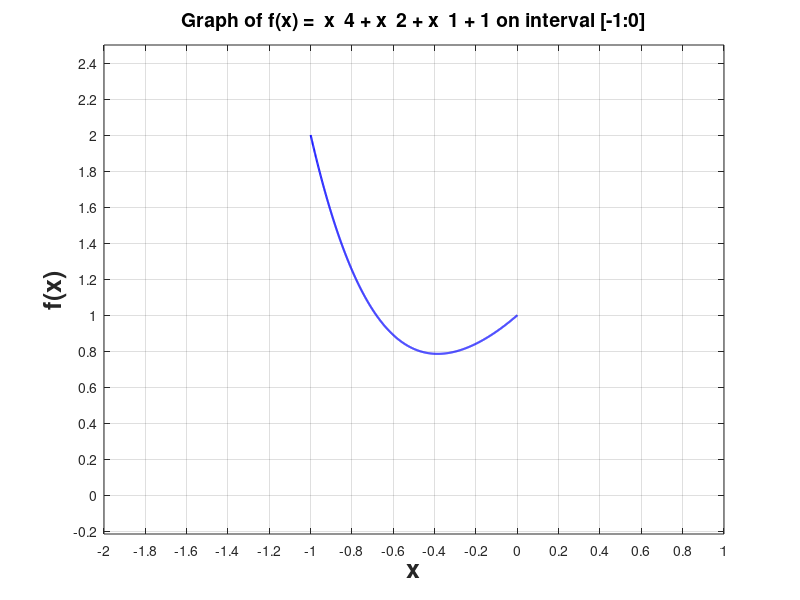

This chart was generated by the following MATLAB code: (Note: this script raises an error after producing the figure.)
clc;
clear;

global DERIVATIVE_TYPE_DIFF;
global DERIVATIVE_TYPE_LEFT;
global DERIVATIVE_TYPE_RIGHT;
global DERIVATIVE_TYPE_CENTRAL;
global derivative_type;
global ddf;
global df;

global DERIVATIVE_PRECISION;
global FIRST_DERIVATIVE_COST;
global SECOND_DERIVATIVE_COST;

DERIVATIVE_TYPE_DIFF    = 0;
DERIVATIVE_TYPE_LEFT    = 1;
DERIVATIVE_TYPE_RIGHT   = 2;
DERIVATIVE_TYPE_CENTRAL = 3;

derivative_type = DERIVATIVE_TYPE_CENTRAL;

if derivative_type == DERIVATIVE_TYPE_DIFF
    FIRST_DERIVATIVE_COST = 1;
    SECOND_DERIVATIVE_COST = 1;
else
    FIRST_DERIVATIVE_COST = 2;
    SECOND_DERIVATIVE_COST = 3;
end

function [derivative_val] = calculate_left_derivative(f, x, h)
    derivative_val = (f(x) - f(x - h)) / h;
end

function [derivative_val] = calculate_right_derivative(f, x, h)
    derivative_val = (f(x + h) - f(x)) / h;
end

function [derivative_val] = calculate_central_derivative(f, x, h)
    derivative_val = (f(x + h) - f(x - h)) / (h * 2);
end

function [derivative_val] = calculate_second_derivative(f, x, h)
    derivative_val = (f(x + h) - (2*f(x)) + f(x - h)) / h^2;
end

function [derivative_val] = first_derivative(func, arg)
    global DERIVATIVE_TYPE_DIFF;
    global DERIVATIVE_TYPE_LEFT;
    global DERIVATIVE_TYPE_RIGHT;
    global DERIVATIVE_TYPE_CENTRAL;
    global derivative_type;
    global DERIVATIVE_PRECISION;
    global df;
    switch derivative_type
        case DERIVATIVE_TYPE_DIFF
            derivative_val = double(df(arg));
        case DERIVATIVE_TYPE_LEFT
            derivative_val = calculate_left_derivative(func, arg, DERIVATIVE_PRECISION);
        case DERIVATIVE_TYPE_RIGHT
            derivative_val = calculate_right_derivative(func, arg, DERIVATIVE_PRECISION);
        case DERIVATIVE_TYPE_CENTRAL
            derivative_val = calculate_central_derivative(func, arg, DERIVATIVE_PRECISION);
    end
end

function [derivative_val] = second_derivative(func, arg)
    global DERIVATIVE_TYPE_DIFF;
    global DERIVATIVE_TYPE_LEFT;
    global DERIVATIVE_TYPE_RIGHT;
    global DERIVATIVE_TYPE_CENTRAL;
    global derivative_type;
    global DERIVATIVE_PRECISION;
    global ddf;
    switch derivative_type
        case DERIVATIVE_TYPE_DIFF
            derivative_val = double(ddf(arg));
        case DERIVATIVE_TYPE_LEFT
            derivative_val = calculate_second_derivative(func, arg, DERIVATIVE_PRECISION);
        case DERIVATIVE_TYPE_RIGHT
            derivative_val = calculate_second_derivative(func, arg, DERIVATIVE_PRECISION);
        case DERIVATIVE_TYPE_CENTRAL
            derivative_val = calculate_second_derivative(func, arg, DERIVATIVE_PRECISION);
    end
end

function L = get_lipschitz_const(f, start, stop, precision)
    global df;
    func = @(x) -abs(df(x));
    [xL, L] = bruteforce(func, start, stop, precision);
end

function [xmin, fmin, func_calculations] = bruteforce(f, start, stop, precision)
    n = ceil((stop - start)/precision);
    arg = linspace(start, stop, n);
    y = f(arg);
    func_calculations = n;
    [fmin, ind] = min(y);
    xmin = arg(ind);
end

function [xmin, fmin, func_calculations] = digitwise(f, start, stop, precision, k)
    func_calculations = 0;
    delta = 1;
    x = start;
    direction = 1;
    yprev = 0;
    while delta > precision
        delta = delta / k;
        yprev = f(start);
        func_calculations = func_calculations + 1;
        x = x + delta*direction;
        y = f(x);
        func_calculations = func_calculations + 1;
        while y < yprev
            yprev = y;
            xprev = x;
            x = x + delta*direction;
            y = f(x);
            func_calculations = func_calculations + 1;
        end
        direction = direction * -1;
    end
    fmin = yprev;
    xmin = xprev;
end

function [xmin, fmin, func_calculations] = dichotomy(f, start, stop, target_precision)
    func_calculations = 0;
    d = 0.2*target_precision;
    achieved_precision = (stop - start) / 2;
    while achieved_precision > target_precision
        x1 = (start + stop - d) / 2;
        x2 = (start + stop + d) / 2;
        y1 = f(x1);
        y2 = f(x2);
        func_calculations = func_calculations + 2;
        if y1 <= y2
            stop = x2;
        else
            start = x1;
        end
        achieved_precision = (stop - start) / 2;
    end
    xmin = (stop + start) / 2;
    fmin = f(xmin);
    func_calculations = func_calculations + 1;
end

function [xmin, fmin, func_calculations] = goldenratio(f, start, stop, target_precision)
    tau = (sqrt(5) - 1) / 2;
    x1 = start + (1 - tau) * (stop - start);
    x2 = start + tau * (stop - start);
    y1 = f(x1);
    y2 = f(x2);
    func_calculations = 2;
    n = 0;
    achieved_precision = (stop - start) / 2 * tau^n;
    while achieved_precision > target_precision
        if y1 <= y2
            stop = x2;
            x2 = x1;
            x1 = start + stop - x2;
            y2 = y1;
            y1 = f(x1);
            func_calculations = func_calculations + 1;
        else
            start = x1;
            x1 = x2;
            x2 = start + stop - x1;
            y1 = y2;
            y2 = f(x2);
            func_calculations = func_calculations + 1;
        end
        n = n + 1;
        achieved_precision = achieved_precision * tau;
    end
    xmin = (x1 + x2) / 2;
    fmin = f(xmin);
    func_calculations = func_calculations + 1;
end

function [xmin, fmin, func_calculations] = parabolic(f, start, stop, target_precision)
    x1 = start;
    x2 = (start + stop) / 2;
    x3 = stop;
    f1 = f(x1);
    f2 = f(x2);
    f3 = f(x3);
    func_calculations = 3;
    while ~((f1 >= f2) && (f2 <= f3))
        if f1 > f3
            x2 = (x2 + x3) / 2;
        else
            x2 = (x1 + x2) / 2;
        end
        f2 = f(x2);
        func_calculations = func_calculations + 1;
    end
    xmin = x2;
    delta = target_precision + 1;

    while delta > target_precision
        a0 = f1;
        a1 = (f2 - f1)/(x2 - x1);
        a2 = 1/(x3 - x2) * (((f3-f1)/(x3-x1))-((f2-f1)/(x2-x1)));
        xminprev = xmin;
        xmin = 1/2*(x1 + x2 - a1/a2);
        fmin = f(xmin);
        func_calculations = func_calculations + 1;

        if xmin < x2
            if fmin >= f2
                x1 = xmin;
                f1 = fmin;
            else
                x1 = x2;
                f1 = f2;
                x2 = xmin;
                f2 = fmin;
            end
        else
            if fmin >= f2
                x3 = xmin;
                f3 = fmin;
            else
                x1 = x2;
                f1 = f2;
                x2 = xmin;
                f2 = fmin;
            end
        end
        delta = abs(xminprev - xmin);
    end
end

function [xmin, fmin, func_calculations] = middlepoint(func, start, stop, target_precision)
    global FIRST_DERIVATIVE_COST;
    func_calculations = 0;
    xmin = (stop + start) / 2;
    dfmin = first_derivative(func, xmin);
    func_calculations = func_calculations + FIRST_DERIVATIVE_COST;
    while abs(dfmin) > target_precision
        if dfmin > 0
            stop = xmin;
        else
            start = xmin;
        end
        xmin = (start + stop) / 2;
        dfmin = first_derivative(func, xmin);
        func_calculations = func_calculations + FIRST_DERIVATIVE_COST;
    end
    fmin = func(xmin);
    func_calculations = func_calculations + 1;
end

function [xmin, fmin, func_calculations] = chord(func, start, stop, target_precision)
    global FIRST_DERIVATIVE_COST;
    func_calculations = 0;
    dfa = first_derivative(func, start);
    dfb = first_derivative(func, stop);
    xmin = start - (dfa / (dfa - dfb)) * (start - stop);
    dfmin = first_derivative(func, xmin);
    func_calculations = func_calculations + FIRST_DERIVATIVE_COST * 3;
    while abs(dfmin) > target_precision
        if dfmin > 0
            stop = xmin;
            dfb = dfmin;
        else
            start = xmin;
            dfa = dfmin;
        end
        xmin = start - (dfa / (dfa - dfb)) * (start - stop);
        dfmin = first_derivative(func, xmin);
        func_calculations = func_calculations + FIRST_DERIVATIVE_COST;
    end
    fmin = func(xmin);
    func_calculations = func_calculations + 1;
end

function [xmin, fmin, func_calculations] = Newton(func, start, target_precision)
    global FIRST_DERIVATIVE_COST;
    global SECOND_DERIVATIVE_COST;
    func_calculations = 0;
    xmin = start;
    dfmin = first_derivative(func, xmin);
    ddfmin = second_derivative(func, xmin);
    func_calculations = func_calculations + FIRST_DERIVATIVE_COST + SECOND_DERIVATIVE_COST;
    step = abs(dfmin/ddfmin);
    while abs(dfmin) > target_precision
        xmin = xmin - dfmin/ddfmin;
        prevstep = step;
        step = abs(dfmin/ddfmin);
        if (step - prevstep) > 0
            xmin = Inf;
            break
        end 
        dfmin = first_derivative(func, xmin);
        ddfmin = second_derivative(func, xmin);
        func_calculations = func_calculations + FIRST_DERIVATIVE_COST + SECOND_DERIVATIVE_COST;
    end
    fmin = func(xmin);
    func_calculations = func_calculations + 1;
end

function [xmin, fmin, func_calculations] = Newton_Raphson(func, start, target_precision)
    global FIRST_DERIVATIVE_COST;
    global SECOND_DERIVATIVE_COST;
    func_calculations = 0;
    xmin = start;
    dfmin = first_derivative(func, xmin);
    ddfmin = second_derivative(func, xmin);
    func_calculations = func_calculations + FIRST_DERIVATIVE_COST + SECOND_DERIVATIVE_COST;
    step = abs(dfmin/ddfmin);
    while abs(dfmin) > target_precision
        xrude = xmin - dfmin/ddfmin;
        dfxrude = first_derivative(func, xrude);
        func_calculations = func_calculations + FIRST_DERIVATIVE_COST;
        tau = dfmin^2 / (dfmin^2 + dfxrude^2);
        xmin = xmin - dfmin/ddfmin * tau;
        prevstep = step;
        step = abs(dfmin/ddfmin);
        if (step - prevstep) > 0
            xmin = Inf;
            break
        end 
        dfmin = first_derivative(func, xmin);
        ddfmin = second_derivative(func, xmin);
        func_calculations = func_calculations + FIRST_DERIVATIVE_COST + SECOND_DERIVATIVE_COST;
    end
    fmin = func(xmin);
    func_calculations = func_calculations + 1;
end

function [xmin, fmin, func_calculations] = Marquardt(func, start, target_precision)
    global FIRST_DERIVATIVE_COST;
    global SECOND_DERIVATIVE_COST;
    func_calculations = 0;
    xmin = start;
    dfmin = first_derivative(func, xmin);
    ddfmin = second_derivative(func, xmin);
    func_calculations = func_calculations + FIRST_DERIVATIVE_COST + SECOND_DERIVATIVE_COST;
    step = abs(dfmin/ddfmin);
    mu = ddfmin * 10;
    fx = func(xmin);
    func_calculations = func_calculations + 1;
    while abs(dfmin) > target_precision
        xmin = xmin - dfmin/(ddfmin + mu);
        fxnew = func(xmin);
        func_calculations = func_calculations + 1;
        if fx > fxnew
            mu = mu / 2;
        else
            mu = mu * 2;
        end
        fx = fxnew;
        prevstep = step;
        step = abs(dfmin/ddfmin);
        if (step - prevstep) > 0
            xmin = Inf;
            break
        end 
        dfmin = first_derivative(func, xmin);
        ddfmin = second_derivative(func, xmin);
        func_calculations = func_calculations + FIRST_DERIVATIVE_COST + SECOND_DERIVATIVE_COST;
    end
    fmin = func(xmin);
    func_calculations = func_calculations + 1;
end

function [range_start, range_end] = FindConvergenceInterval(f, start, minimizingFunc, target_precision)
    
    prevapprox = start;
    newapprox = -100;
    while(abs(prevapprox - newapprox) > target_precision)
        [x, y] = minimizingFunc(f, newapprox, target_precision);
        if abs(x) < 1e-2
            prevapprox = newapprox;
            newapprox = newapprox * 2;
        else
            newapprox = (newapprox + prevapprox) / 2;
        end
    end
    range_start = prevapprox;

    prevapprox = start;
    newapprox = 100;
    while(abs(prevapprox - newapprox) > target_precision)
        [x, y] = minimizingFunc(f, newapprox, target_precision);
        if abs(x) < 1e-2
            prevapprox = newapprox;
            newapprox = newapprox * 2;
        else
            newapprox = (newapprox + prevapprox) / 2;
        end
    end
    range_end = prevapprox;
end

function [xmin, fmin, func_calculations] = Polyline(func, start, stop, target_precision)
    L = abs(double(get_lipschitz_const(func, start, stop, target_precision))) - 1;
    f_a = func(start);
    f_b = func(stop);
    func_calculations = 2;
    x = (f_a - f_b + L*(start + stop)) / (2*L);
    y = (f_a + f_b + L*(start - stop)) / 2;
    x_p_arr = [[x, y]];
    delta_y = target_precision + 1;
    while delta_y > target_precision
        [p, i] = min(x_p_arr(:,2));
        x = x_p_arr(i,1);
        y = func(x);
        func_calculations = func_calculations + 1;
        delta_x = (y - p) / (2*L);
        delta_y = delta_x * (2*L);
        x1 = x - delta_x;
        x2 = x + delta_x;
        p = (y + p) / 2;
        x_p_arr = [x_p_arr(1:i - 1,:); [x1, p]; [x2, p]; x_p_arr(i + 1:end,:)];
    end
    xmin = x;
    fmin = y;
end

function plotSingleFunction(f, start, stop)
    % Create x values symmetric around zero
    x = linspace(start, stop, 1000);
    y = f(x);
    step = 0.2;
    % Create figure and plot
    figure;
    plot(x, y, 'b-', 'LineWidth', 1.5);
    
    % Axis labels with formatting
    xlabel('x', 'FontSize', 18, 'FontWeight', 'bold');
    ylabel('f(x)', 'FontSize', 18, 'FontWeight', 'bold');
    functext = func2str(f);
    functext = erase(functext, '.');
    titletext = sprintf('Graph of f(x) = %s on interval [%d:%d]', functext(5:end), start, stop);
    title(titletext, 'FontSize', 14);
    
    % Set axis limits to include origin
    xlim([start-1, stop+1]);
    ylim([min(y)-1, max(y)+0.5]);
    
    % Configure axis divisions (price delenia)
    xticks(start-1:step:stop+1);
    yticks(floor(min(y)-1):step:ceil(max(y)+0.5));
    
    % Emphasize axes
    grid on;
    ax = gca;
    ax.GridLineStyle = '--';
    ax.GridAlpha = 0.3;
    
    % Highlight the coordinate origin
    hold on;
    plot(0, 0, 'ro', 'MarkerSize', 8, 'MarkerFaceColor', 'black');
    
    % Emphasize x and y axes with thicker lines
    xl = xlim;
    yl = ylim;
    line(xl, [0, 0], 'Color', 'k', 'LineWidth', 1.2); % x-axis
    line([0, 0], yl, 'Color', 'k', 'LineWidth', 1.2); % y-axis
    
    hold off;
end

function plotTableFunctionsLogLog(funcNames, tableData, xLimits, yLimits)
    % tableData: table where first column is x-values, subsequent columns are y-values
    % xLimits: [xmin, xmax] for x-axis limits
    % yLimits: [ymin, ymax] for y-axis limits
    
    % Extract x and y data
    x = tableData(:, 1); % First column as x-values
    
    figure;
    hold on;
    
    % Plot each function (each column after the first)
    numFunctions = size(tableData, 2) - 1;
    colors = lines(numFunctions); % Different colors for each function
    styles = ['o', '+', '*', 'x', 'square', '^', 'v', ">", "<", "pentagram", "hexagram"];
    
    for i = 1:numFunctions
        y = tableData(:, i+1); % Subsequent columns as y-values
        
        % Create log-log plot using set(gca) method :cite[2]
        plot(x, y, sprintf('-%s', styles(i)), 'LineWidth', 1.5, 'Color', colors(i, :), ...
             'DisplayName', sprintf('%s', funcNames(i+1)));
    end
    
    % Set logarithmic scale for both axes
    %xscale log;
    %yscale log;
    
    % Set axis limits if provided
    if exist('xLimits', 'var') && ~isempty(xLimits)
        xlim(xLimits);
    end
    if exist('yLimits', 'var') && ~isempty(yLimits)
        ylim(yLimits);
    end
    
    % Labels and formatting
    xlabel('Precision', 'FontSize', 18, 'FontWeight', 'bold');
    ylabel('Function calculations', 'FontSize', 18, 'FontWeight', 'bold');
    title('Algorithms speed', 'FontSize', 14);
    
    legend('show', 'Location', 'best');
    grid on;
    
    hold off;
end

target_precision = 0.000001;
DERIVATIVE_PRECISION = target_precision;
start = -1;
stop = 0;
f = @(x) x.^4 + x.^2 + x.^1 + 1;
plotSingleFunction(f, start, stop);
syms func(x);
func(x) = f;
df = matlabFunction(diff(func, x));
ddf = matlabFunction(diff(func, x, 2));
% Names = ["precision", "bruteforce", "digitiwise", "dichotomy", "golden ratio", "parabolic", "middle point", "chords", "Newton", "Newton-Raphson", "Marquardt"];
% %Names = ["precision", "middle point", "chords", "Newton", "Newton-Raphson", "Marquardt"];
% N = [];
% min_pow = -9;
% max_pow = -1;
% for i = min_pow:max_pow
%     target_precision = 10^(i);
%     [x, y, Nbrute] = bruteforce(f, start, stop, target_precision);
%     [x, y, Ndigit] = digitwise(f, start, stop, target_precision);
%     [x, y, Ndich] = dichotomy(f, start, stop, target_precision);
%     [x, y, Ngold] = goldenratio(f, start, stop, target_precision);
%     [x, y, Nparab] = parabolic(f, start, stop, target_precision);
%     [x, y, Nmid] = middlepoint(f, start, stop, target_precision);
%     [x, y, Nchord] = chord(f, start, stop, target_precision);
%     [x, y, Nnewt] = Newton(f, (start + stop) / 2, target_precision);
%     [x, y, Nnr] = Newton_Raphson(f, (start + stop) / 2, target_precision);
%     [x, y, Nmarq] = Marquardt(f, (start + stop) / 2, target_precision);
% 
%     N = [N;[target_precision, Nbrute, Ndigit, Ndich, Ngold, Nparab, Nmid, Nchord, Nnewt, Nnr, Nmarq]];
%     %N = [N;[target_precision, Nmid, Nchord, Nnewt, Nnr, Nmarq]];
% end
% %plotTableFunctionsLogLog(Names, N, [10^(min_pow), 10^(max_pow)], [0, 10^9])
% plotTableFunctionsLogLog(Names, N, [10^(min_pow), 10^(max_pow)], [1, 80])

N = [];
Names = ["k", "digitwise"];
target_precision = 1e-6;
start_k = 2;
stop_k = 10;
for k = start_k:stop_k
    %Names = [Names, sprintf("k = %d", k)];
    [x, y, Ndigit] = digitwise(f, start, stop, target_precision, k);
    N = [N;[k, Ndigit]];
end
plotTableFunctionsLogLog(Names, N, [start_k, stop_k], [1, 160])

f = @(x) x .* atan(x) - 1/2 * log(1 + x.^2);
plotSingleFunction(f, -4, 4);
syms func(x);
func(x) = f;
df = matlabFunction(diff(func, x));
ddf = matlabFunction(diff(func, x, 2));
target_precision = 0.001;
%[range_start, range_end] = FindConvergenceInterval(f, 0, @Newton, target_precision);
%[range_start, range_end] = FindConvergenceInterval(f, 0, @Newton_Raphson, target_precision);
%[range_start, range_end] = FindConvergenceInterval(f, 0, @Marquardt, target_precision);

f = @(x) cos(x)./(x.^2);
start = 1;
stop = 12;
plotSingleFunction(f, start, stop);
syms func(x);
func(x) = f;
df = matlabFunction(diff(func, x));
ddf = matlabFunction(diff(func, x, 2));
L = abs(double(get_lipschitz_const(f, start, stop, 0.000001))) + 1
N1 = [];
for i = 1:7
    target_precision = 10^(-i);
    n = ceil(L * (stop - start) / (target_precision * 2));
    %[x, y, Nbrute] = bruteforce(f, start, stop, target_precision);
    arg = linspace(start, stop, n);
    y = f(arg);
    [fmin, ind] = min(y);
    xmin = arg(ind);
    N1 = [N1 n];
end
N2 = [];
for i = 1:7
    target_precision = 10^(-i);
    [x, y, Npoly] = Polyline(f, start, stop, target_precision)
    N2 = [N2 Npoly];
end
N = [N1;N2]

f = @(x) 1/10 .* x + 2.*sin(4.*x);
start = 0;
stop = 4;
plotSingleFunction(f, start, stop);
syms func(x);
func(x) = f;
df = matlabFunction(diff(func, x));
ddf = matlabFunction(diff(func, x, 2));
L = abs(double(get_lipschitz_const(f, start, stop, 0.000001))) + 1
N1 = [];
for i = 1:7
    target_precision = 10^(-i);
    n = ceil(L * (stop - start) / (target_precision * 2));
    %[x, y, Nbrute] = bruteforce(f, start, stop, target_precision);
    arg = linspace(start, stop, n);
    y = f(arg);
    [fmin, ind] = min(y);
    xmin = arg(ind);
    N1 = [N1 n];
end
N2 = [];
for i = 1:7
    target_precision = 10^(-i);
    [x, y, Npoly] = Polyline(f, start, stop, target_precision)
    N2 = [N2 Npoly];
end
N = [N1;N2]